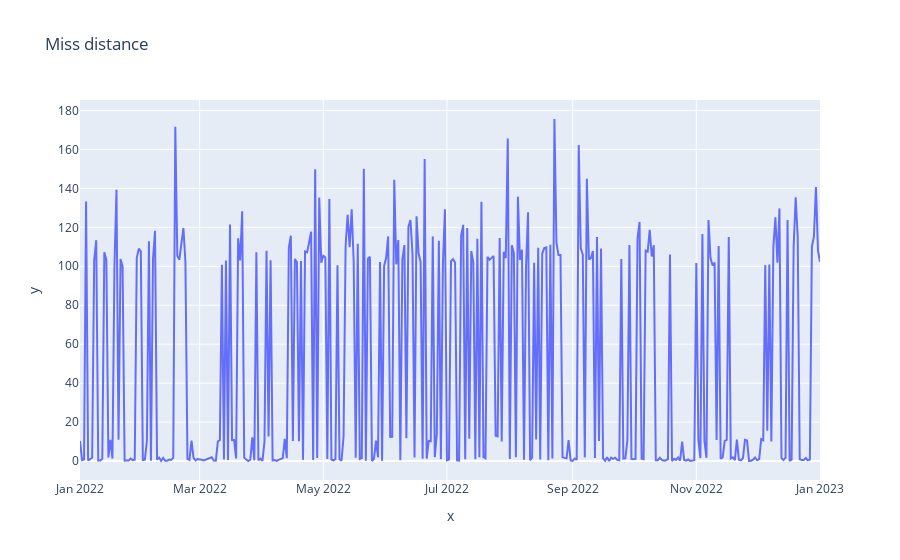

The notebook cell saved with this chart:
### Code cell
fig = px.line( y=df_dis_lunar_min, x=df_dis_lunar_min.index,title='Miss distance (lunar)')
fig.show()

### Figure 1 — Plotly figure (JSON) as saved in the notebook; plotly's stock layout.template omitted (floating-point values rounded to 4 significant figures; data arrays with more than 128 entries replaced by an {"elided": "..."} marker saying what was removed)
{"data": [{"hovertemplate": "x=%{x}<br>y=%{y}<extra></extra>", "legendgroup": "", "line": {"color": "#636efa", "dash": "solid"}, "marker": {"symbol": "circle"}, "mode": "lines", "name": "", "orientation": "v", "showlegend": false, "type": "scatter", "x": {"elided": "366 str values"}, "xaxis": "x", "y": {"elided": "366 float values"}, "yaxis": "y"}], "layout": {"legend": {"tracegroupgap": 0}, "title": {"text": "Miss distance"}, "xaxis": {"anchor": "y", "domain": [0, 1], "title": {"text": "x"}}, "yaxis": {"anchor": "x", "domain": [0, 1], "title": {"text": "y"}}}}
